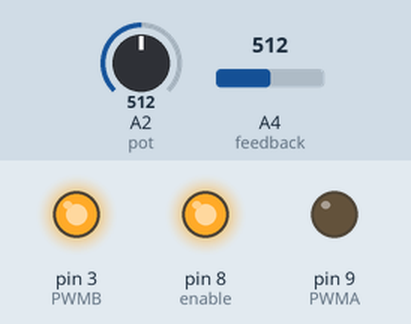
A sketch run on a simulated Arduino Uno, built with avr-gcc and run on an emulated ATmega328P. Shown: output pins drawn as LEDs (lit = HIGH). The inputs (shaded band) are chosen by the test bench; at power-on: A4 (feedback) = 512, A2 (pot) = 512.

Above: at 1.2 s.
1.3 s: A4 (feedback) set to 662
2.8 s: A4 (feedback) set to 689
At 3.1 s:
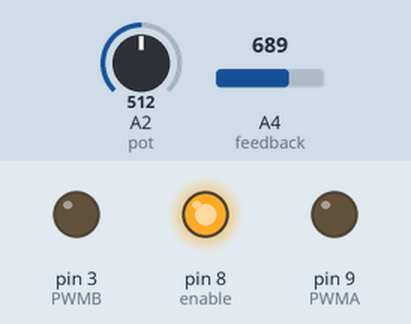
4.3 s: A2 (pot) set to 494
5.8 s: A2 (pot) set to 479
At 6.7 s:
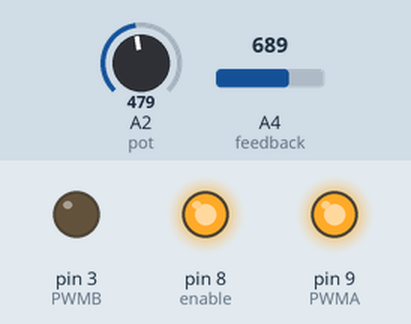
7.3 s: A2 (pot) set to 536
8.8 s: A2 (pot) set to 560
At 9.5 s:
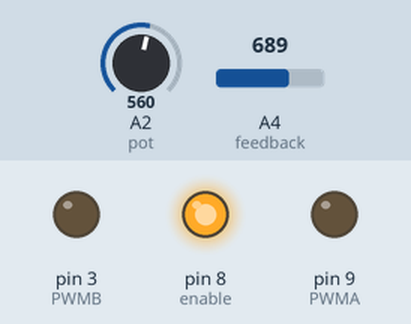
Timing chart, 0 to 11.3 s (numbered marks = the images above; inputs shaded):
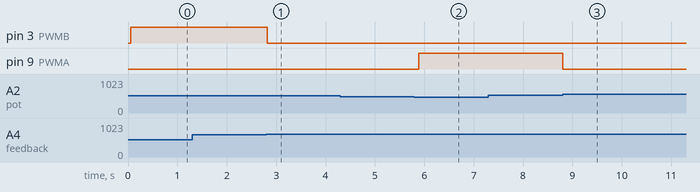

The sketch:

FinalLinearActuatorCode_Brake.ino
```cpp
#define pot A2
#define feedback A4
#define maxPos 900
#define minPos 450
#define PWMA 9
#define PWMB 3
#define enable 8


String loc = " ";

void setup() {
  Serial.begin(9600);
  pinMode(feedback, INPUT);
  pinMode(pot, INPUT);
  pinMode(enable, OUTPUT);
  pinMode(PWMA, OUTPUT);
  pinMode(PWMB, OUTPUT);
  digitalWrite(enable, HIGH);

}

void loop() {


  int potValue = analogRead(pot);
  potValue = map(potValue, 0, 1023, minPos, maxPos);
  int linPotValue = analogRead(feedback);
  delay(50);

  if (linPotValue < potValue + 25 && linPotValue > potValue - 25) {
    loc = "In Range";
    //Serial.println(loc);
  }

  if (linPotValue > potValue + 25 || linPotValue < potValue - 25) {
    loc = "Not in Range";
    //Serial.println(loc);
  }


  while (linPotValue > potValue && loc == "Not in Range") {
    pullActuator();

    potValue = analogRead(pot);
    potValue = map(potValue, 0, 1023, minPos, maxPos);
    linPotValue = analogRead(feedback);

    //Serial.println("Linear Pot Value = " + String(linPotValue) + ", " + String(potValue));
    if (linPotValue <= potValue) {
      stopActuator();
      loc = "In Range";
    }
    delay(50);
  }


  while (linPotValue < potValue && loc == "Not in Range") {
    pushActuator();

    potValue = analogRead(pot);
    potValue = map(potValue, 0, 1023, minPos, maxPos);
    linPotValue = analogRead(feedback);

    //Serial.println("Linear Pot Value = " + String(linPotValue) + ", " + String(potValue));
    if (linPotValue >= potValue) {
      stopActuator();
      loc = "In Range";
    }
    delay(50);

  }
}

void stopActuator() {
  analogWrite(PWMA, 0);
  analogWrite(PWMB, 0);
}

void pushActuator() {
  analogWrite(PWMB, 255);
  analogWrite(PWMA, 0);
}

void pullActuator() {
  analogWrite(PWMB, 0);
  analogWrite(PWMA, 255);
}
```

Measured:
- the behaviour switches between 674 and 675 on A4 (feedback) (found by bisection; images 0 and 1)
- the behaviour switches between 487 and 486 on A2 (pot) (found by bisection; images 1 and 2)
- the behaviour switches between 543 and 544 on A2 (pot) (found by bisection; images 2 and 3)
- after the input at 1.3 s, every drawn part: stays the same
- after the input at 2.8 s, pin 3 (PWMB): HIGH → LOW at once
- after the input at 4.3 s, every drawn part: stays the same
- after the input at 5.8 s, pin 9 (PWMA): LOW → HIGH after 0.09 s
- after the input at 7.3 s, every drawn part: stays the same
- after the input at 8.8 s, pin 9 (PWMA): HIGH → LOW at once
